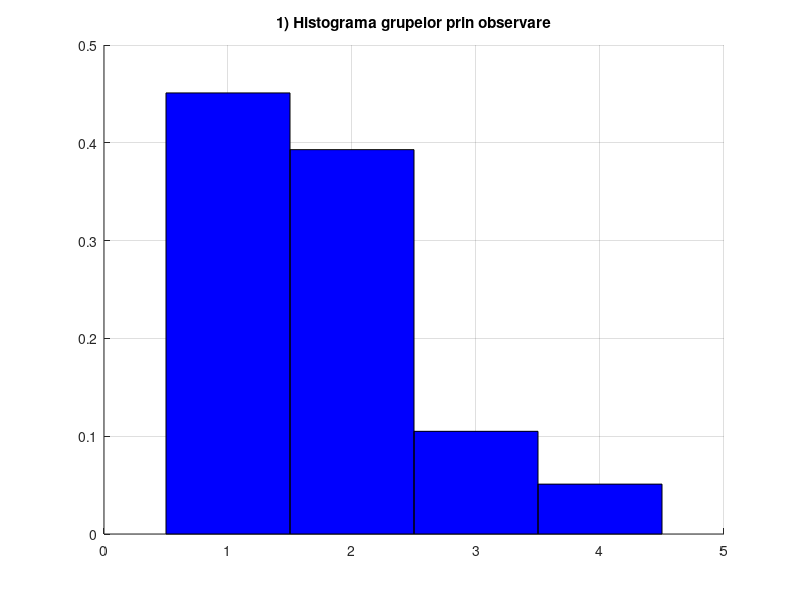
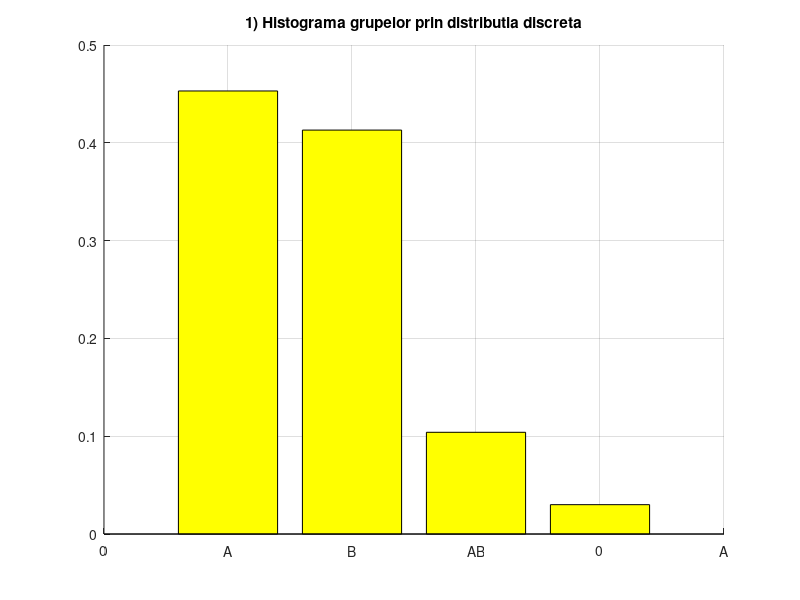

Write MATLAB code to recreate these figures, in order.
clc
grupe = [1 2 3 4];
p = [0.46 0.4 0.1 0.04];
s = cumsum(p);
noruns = 1000;
X = [];
for i=1:noruns
	u = rand;
	k = 1;
	while s(k) < u
		k++;
	end
	X(i) = grupe(k);
endfor

figure
title('1) Histograma grupelor prin observare')
hold on
grid on
bar(1:4, histc(X, 1:4)/noruns, 'hist', 'FaceColor', 'b')
X = randsample(grupe, noruns, replacement=true, p);
figure
title('1) Histograma grupelor prin distributia discreta')
hold on
grid on
bar(1:4, histc(X, 1:4)/noruns, 'FaceColor', 'y')
grupe_labels = {'0', 'A', 'B', 'AB'};
set(gca, 'xticklabel', grupe_labels)

fprintf('// 2)\n')
lambda = 1/12;
noruns = 1000;
F = @(x) -1/lambda*log(1-x);
X = [];
for i=1:noruns
	u = rand;
	X(i) = F(u);
endfor

fprintf('	valoarea medie E(X) din simulare = %d\n', mean(X))
fprintf('	deviatia standard Std(X) din simulare = %d\n', std(X))
X = exprnd(1/lambda, 1, noruns);
fprintf('	valoarea medie E(X) dupa distributie = %d\n', mean(X))
fprintf('	deviatia standard Std(X) dupa distributie = %d\n', std(X))

fprintf('// 3)\n')
noruns = 1000;
coordsX = [];
coordsY = [];
for i=1:noruns
	u1 = rand;
	u2 = rand;
	ro(i) = sqrt(-2*log(u1));
	fi(i) = 2*pi*u2;

	coordsX(i) = ro(i)*cos(fi(i));
	coordsY(i) = ro(i)*sin(fi(i));
endfor

hits = sum((coordsX.^2 + coordsY.^2) < 0.25);

fprintf('	frecventa relativa din simulare = %d\n', hits/noruns)
fprintf('	probabilitatea exacta = %d\n', 1-exp(-1/8))
X_norm = normrnd(0, 1, 2, noruns);
hits_norm = sum((X_norm(1,:)).^2 + (X_norm(2,:)).^2 < 0.25);
fprintf('	frecventa dupa distributia normala = %d\n', hits_norm/noruns)
